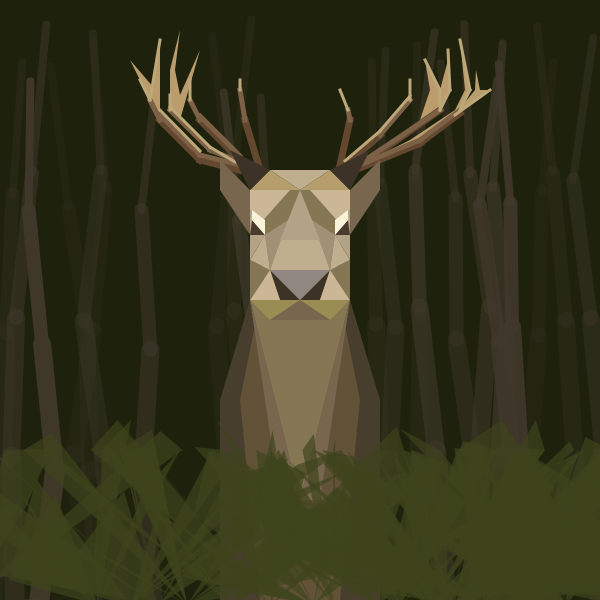
Frame 1 (no input)
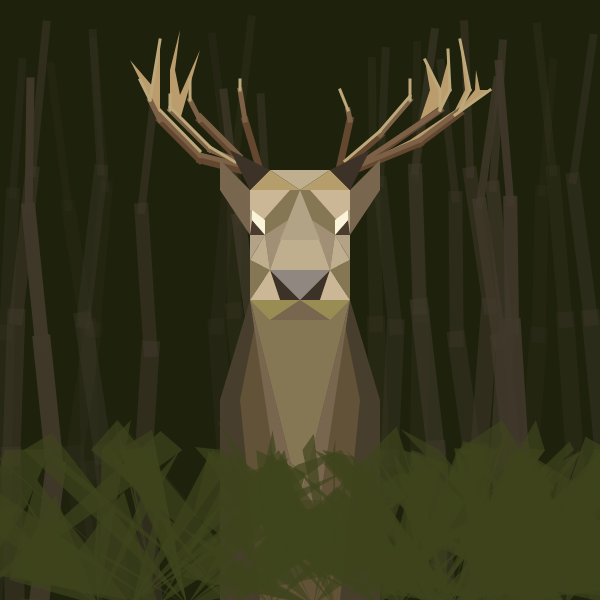
Frame 60 (no input)
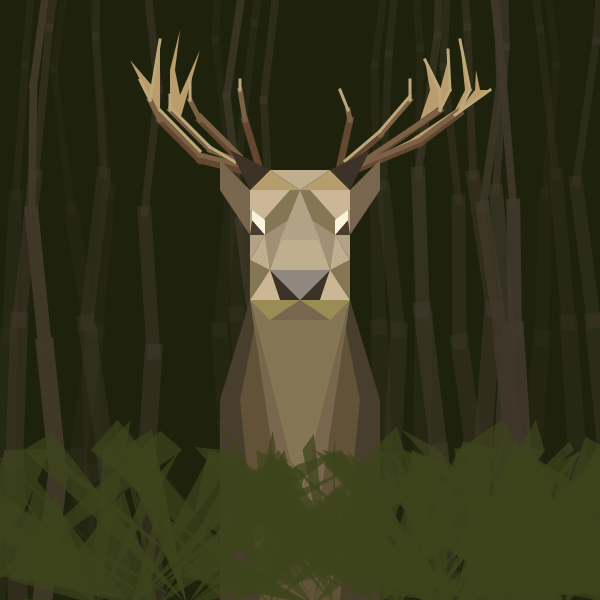
Frame 120 (the mouse pressed at the canvas centre since frame 60)

The p5.js sketch that drew these frames (run headless with seeded random() and noise() and a simulated clock; from frame 60 on, the mouse is pressed at the canvas centre):

// p5.js sketch
// ── sketch.js
var backColor;
var sideColor;
var treeBaseColor;
var middleColor;

function setup() {
  createCanvas(600,600);
  backColor = color(30,34,13);
  sideColor = color(44,49,20);
  treeBaseColor = color(106,81,65);
  forest = new Forest();
  forest.display();
  middleColor = backColor;
  background(backColor);
}

function draw() {
  background(middleColor);
  forest.drawTrees();
  drawDeer();
  forest.drawBushes();
}

function drawDeer(){
  noStroke();
  //body
  fill(72,62,45);
  beginShape();
  vertex(220,600);
  vertex(380,600);
  vertex(380,400);
  vertex(350,300);
  vertex(250,300);
  vertex(220,400);
  endShape();
  fill(98,83,56);
  beginShape();
  vertex(260,600);
  vertex(340,600);
  vertex(360,400);
  vertex(340,300);
  vertex(260,300);
  vertex(240,400);
  endShape();
  fill(187,157,109);
  beginShape();
  vertex(130,60);
  vertex(160,95);
  vertex(160,40);
  vertex(160,100);
  vertex(150,100);
  endShape();//1.1
  triangle(150,100,160,120,160,40);//1.2
  beginShape();
  vertex(180,120);
  vertex(170,110);
  vertex(170,60);
  vertex(170,70);
  vertex(180,30);
  vertex(175,70)
  vertex(180,95);
  vertex(200,50);
  endShape();//2
  beginShape();
  vertex(420,120);
  vertex(430,90);
  vertex(425,60);
  vertex(440,90);
  vertex(440,110);
  endShape();//7.1
  beginShape();
  vertex(440,110);
  vertex(440,90);
  vertex(448,60);
  vertex(450,90);
  vertex(440,110);
  endShape();//7.2
  beginShape();
  vertex(360,165);
  vertex(420,140);
  vertex(460,110);
  vertex(470,90);
  vertex(460,40);
  vertex(465,90);
  vertex(455,110);
  vertex(410,140);
  endShape();//8.1
  beginShape();
  vertex(455,115);
  vertex(475,90);
  vertex(476,70);
  vertex(480,90);
  vertex(490,90);
  endShape();//8.2
  //Cornamenta
  stroke(99,71,47);
  strokeCap(PROJECT);
  strokeWeight(7);
  line(240,170,200,160);//1.1
  line(200,160,160,120);//1.2
  line(240,160,200,120);//3
  line(260,170,245,120);//4
  line(340,165,350,120);//5
  line(345,165,380,135);//6
  line(350,173,440,110);//7
  line(360,168,420,143);//8.1
  line(420,143,460,113);//8.2
  stroke(124,97,71);
  strokeWeight(5);
  line(240,165,200,155);//1.1
  line(200,155,160,115);//1.2
  line(160,120,150,100);//1.3
  line(160,120,150,100);//1.4
  line(235,160,210,150);//2.1
  line(210,150,170,110);//2.2
  line(240,156,200,116);//3.1
  line(200,120,190,100);//3.2
  line(245,120,240,90);//4
  line(350,120,348,110);//5
  line(380,135,410,100);//6
  line(350,170,440,110);//7
  line(360,165,420,140);//8.1
  line(420,140,460,110);//8.2
  stroke(189,168,122);
  strokeWeight(3);
  line(150,100,140,80);//1.1
  line(150,100,160,40);//1.2
  line(200,151,160,110);//1.3
  line(235,162,210,147);//2.1
  line(210,147,170,107);//2.2
  line(170,110,170,95);//2.3
  line(190,100,190,80);//3
  line(240,90,240,80);//4
  line(348,110,340,90);//5
  line(345,161,380,131);//6.1
  line(380,131,410,96);//6.2
  line(410,100,410,80);//6.3
  line(440,110,440,90);//7.1.1
  line(440,90,425,60);//7.1.2
  line(440,110,450,90);//7.2.1
  line(450,90,448,50);//7.2.2
  line(460,110,470,90);//8.1.1
  line(470,90,460,40);//8.1.2
  line(455,115,490,90);//8.2
  noStroke();
  fill(133,118,84);// base cuerpo
  triangle(300,500,350,300,250,300);
  triangle(250,300,250,260,270,270);
  triangle(350,300,350,260,330,270);
  triangle(250,190,350,190,300,500)
  fill(120,102,79); // orejas y pecho
  triangle(280,500,300,500,250,300);
  triangle(320,500,300,500,350,300);
  triangle(250,235,220,190,250,190);
  triangle(220,160,220,190,250,190);
  triangle(350,235,380,190,350,190);
  triangle(380,160,350,190,380,190);
  fill(153,141,84);
  triangle(350,300,300,300,330,320);
  triangle(250,300,300,300,270,320);
  fill(181,158,108)// pre-cornamenta
  triangle(250,190,300,190,270,170);
  triangle(350,190,300,190,330,170);
  fill(120,102,79);
  triangle(300,300,270,320,330,320);
  fill(61,50,39); // nariz
  triangle(300,300,320,300,330,270);
  triangle(300,300,280,300,270,270);
  // base cornamenta
  triangle(250,190,270,170,230,150)
  triangle(350,190,330,170,370,150)
  fill(203,183,149);
  triangle(350,300,320,300,330,270);
  triangle(250,300,280,300,270,270);
  triangle(250,235,250,190,290,190);
  triangle(350,235,350,190,310,190);
  fill(144,135,128);
  triangle(300,300,330,270,270,270);
  fill(192,175,142);
  triangle(250,260,270,270,265,235);
  triangle(350,260,330,270,335,235);
  quad(270,270,280,240,320,240,330,270);
  triangle(300,190,270,170,330,170)
  fill(161,144,117);
  triangle(270,270,265,235,288,220);
  triangle(330,270,335,235,312,220);
  fill(178,163,135);
  triangle(320,240,280,240,300,190);
  triangle(250,235,250,210,252,210);
  triangle(350,235,350,210,348,210);
  triangle(250,235,265,235,250,260);
  triangle(350,235,335,235,350,260);
  fill(75,58,46); //ojos
  triangle(250,235,265,235,252,220);
  triangle(350,235,335,235,348,220);
  fill(249,243,217); //superior-ojos
  quad(265,235,252,220,252,210,265,220);
  quad(335,235,348,220,348,210,335,220);
}

function mouseMoved(){
  if (mouseX > pmouseX) {
    forest.move("right");
  } 
  if (mouseX < pmouseX) {
    forest.move("left");
  }
  if (mouseY < pmouseY) {
    forest.move("down");
  }
  if (mouseY > pmouseY) {
    forest.move("up");
  }/*
  if(mouseX <= width/2){
    //middleColor = calculateLerpColor(sideColor, backColor, map(mouseX, 0, width/2, 0, 1));
  }
  else{
    //middleColor = calculateLerpColor(backColor, sideColor, map(mouseX, width/2, width, 0, 1));
  }*/
}

function calculateLerpColor(from, to, range){
  return lerpColor(from, to, range);
}

/***** Clase Bosque: Contiene árboles y arbustos *******/

function Forest() {
  this.numOfTrees = 40;
  this.numOfBushes = 20;
  this.trees = new Array();
  this.bushes = new Array();
  
  this.display = function(){
    var i = 0;
    while( i < this.numOfTrees){
      this.trees.push(new Tree());
      i++;
    }
    var i = 0;
    while( i < this.numOfBushes){
      this.bushes.push(new Bush());
      i++;
    }
    this.trees.forEach(function(tree){
      tree.display();
      tree.drawSegments();
    });
    
    this.bushes.forEach(function(bush){
      bush.display();
      bush.drawTriangles();
    });
  }
  
  this.drawTrees = function(){
    this.trees.forEach(function(tree){
      tree.drawSegments();
    });
  }
  
  this.drawBushes = function(){
    this.bushes.forEach(function(bush){
      bush.drawTriangles();
    });
  }
  
  this.move = function(direction){
    this.trees.forEach(function(tree){
      tree.move(direction);
    });
    this.bushes.forEach(function(bush){
      bush.move(direction);
    });
  }
}

/***** Clase Arbusto *******/

function Bush() {
  this.baseX = random(-100, width + 100);
  this.baseY = height+5;
  this.randomAlpha = random(0,0.9);
  this.trianglesVertices = new Array();
  
  this.display = function(){
    for (i = 0; i < 7; i++){
      this.trianglesVertices.push(generateVertices([this.baseX,this.baseY]));
    }
  }
  
  generateVertices = function(position){
    var x2 = position[0] + random(-200,200);
    var y2 = constrain(position[1] + random(-200,0),420,height+10);
    var x3 = x2 + random(-50,50);
    var y3 = constrain(y2 + random(-100,0),450,height);
    return [position[0], position[1], x2, y2, x3, y3];
  }
  
  this.drawTriangles = function(){
    this.trianglesVertices.forEach(function(vertices){
      fill(62,68,29,this.randomAlpha);
      noStroke();
      triangle(vertices[0],vertices[1],vertices[2],vertices[3],vertices[4],vertices[5]);
    });
  }
  
  this.move = function(direction){
    if (direction == "up"){
      this.trianglesVertices.forEach(function(vertices){
        this.randomAlpha += 0.08;
        fill(62,68,29,this.randomAlpha);
        noStroke();
        triangle(vertices[0],vertices[1],vertices[2],vertices[3],vertices[4],vertices[5]);
      });
     }
     if (direction == "down"){
       this.trianglesVertices.forEach(function(vertices){
        this.randomAlpha -= 0.08;
        fill(62,68,29,this.randomAlpha);
        noStroke();
        triangle(vertices[0],vertices[1],vertices[2],vertices[3],vertices[4],vertices[5]);
      });
     }
  }
}


/***** Clase Árbol *******/

function Tree() {
  this.baseX = random(-300, width + 300);
  this.baseY = height;
  this.base = [this.baseX, this.baseY];
  randomAlpha = random(20,255);
  this.treeColor = color(64,57,43,randomAlpha);
  this.actualStrokeWidth = 20;
  this.vertices = new Array();
  this.vertices.push(this.base);
  /*
  Vertices es un arreglo con las intersecciones de cada rama del arbol.
  La posición 0 de cada vértice es el eje x, la posición 1 es el eje y.
  */
  
  this.display = function(){
    var position = this.base;
    for (i = 0; i < 5; i++){
      var newVertex = calculateVertex(position)
      this.vertices.push(newVertex);
      position = newVertex;
    }
  }
  
  this.drawSegments = function(){
    stroke(this.treeColor);
    var actualStrokeWidth = this.actualStrokeWidth;
    for(i = 0; i < this.vertices.length - 1; i++){
      actualStrokeWidth = actualStrokeWidth - i*2;
      strokeWeight(actualStrokeWidth);
      line(this.vertices[i][0], this.vertices[i][1], this.vertices[i+1][0], this.vertices[i+1][1]);
    }
  }
  
  this.move = function(direction){
     if (direction == "left"){
      for(i = 0; i < this.vertices.length; i++){
        this.vertices[i][0] -= 3;
      }
     }
     else if (direction == "right"){
      for(i = 0; i < this.vertices.length; i++){
        this.vertices[i][0] += 3;
      }
     }
     else if (direction == "up"){
      for(i = 0; i < this.vertices.length; i++){
        if(this.vertices[i][1] != this.vertices[0][1]){
          this.actualStrokeWidth -= 0.04;
          this.vertices[i][1] += 3;
        }
      }
     }
     else if (direction == "down"){
       for(i = 0; i < this.vertices.length; i++){
        if(this.vertices[i][1] != this.vertices[0][1]){
          this.vertices[i][1] -= 3;
          this.actualStrokeWidth += 0.04;
        }
      }
     }
  }
  
  function calculateVertex(position){
    newPosX = position[0] + random(-20,20);
    newPosY = position[1] - random(120, 150);
    return([newPosX, newPosY]);
  }
  
}
// ── ejemplo.html
<div id="secondChartContainer">
  <script src="http://d3js.org/d3.v3.min.js"></script>
  <script src="dist/dimple.v2.1.0.js"></script>
  <script type="text/javascript">
    var svg = dimple.newSvg("#chartContainer", 590, 400);
    var dsv = d3.dsv(";", "text/plain");
    dsv("data/movies.csv", function (data) {
      var myChart = new dimple.chart(svg, data);
      myChart.setBounds(20, 20, 460, 360)
      myChart.addMeasureAxis("p", "Worldwide Gross");
      var ring = myChart.addSeries("Film", dimple.plot.pie);
      ring.innerRadius = "50%";
      myChart.addLegend(500, 20, 90, 400, "left");
      myChart.draw();
    });
  </script>
</div>
// ── otroEjemplo.html

<div id="chartContainer">
  <script src="/lib/d3.v3.4.8.js"></script>
  <script src="http://dimplejs.org/dist/dimple.v2.1.2.min.js"></script>
  <script type="text/javascript">
    var svg = dimple.newSvg("#chartContainer", 590, 400);
      d3.tsv("/data/example_data.tsv", function (data) {
        
        // Filter the data for a single channel
        data = dimple.filterData(data, "Channel", "Hypermarkets");
        
        // Create the chart
        var myChart = new dimple.chart(svg, data);
        myChart.setBounds(60, 30, 470, 300)
        
        // Add an x and 2 y-axes.  When using multiple axes it's
        // important to assign them to variables to pass to the series
        var x = myChart.addCategoryAxis("x", "Brand");
        var y1 = myChart.addMeasureAxis("y", "Price");
        var y2 = myChart.addMeasureAxis("y", "Sales Value");

        // Order the x axis by sales value desc
        x.addOrderRule("Sales Value", true);

        // Color the sales bars to be highly transparent
        myChart.assignColor("Sales", "#222222", "#000000", 0.1);
        
        // Add the bars mapped to the second y axis
        myChart.addSeries("Sales", dimple.plot.bar, [x, y2]);
        
        // Add series for minimum, average and maximum price
        var min = myChart.addSeries("Min", dimple.plot.bubble, [x, y1]);
        min.aggregate = dimple.aggregateMethod.min;
        var avg = myChart.addSeries("Avg", dimple.plot.bubble, [x, y1]);
        avg.aggregate = dimple.aggregateMethod.avg;
        var max = myChart.addSeries("Max", dimple.plot.bubble, [x, y1]);
        max.aggregate = dimple.aggregateMethod.max;
        
        // Animate the chart for every date value, any dimension can be passed
        // here and dimple will animate over its values.
        myChart.setStoryboard("Date");
        
        myChart.draw();
      });
  </script>
</div>

// ── ringChart.html
<html>
<head>
  <link href="style.css" rel="stylesheet" />
</head>
<body>
  <div id="chartContainer2">
    <script src="http://d3js.org/d3.v3.min.js"></script>
    <script src="dist/dimple.v2.1.0.js"></script>
    <script type="text/javascript">
      var svg2 = dimple.newSvg("#chartContainer", 590, 400);
      d3.tsv("data/example_data.tsv", function (data2) {
        var myChart2 = new dimple.chart(svg2, data2);
        myChart2.setBounds(20, 20, 460, 360)
        myChart2.addMeasureAxis("p", "Unit Sales");
        var ring = myChart2.addSeries("Owner", dimple.plot.pie);
        ring.innerRadius = "50%";
        myChart2.addLegend(500, 20, 90, 300, "left");
        myChart2.draw();
      });
    </script>
  </div>
</body>
</html>
// ── style.css
.dimple-custom-tooltip-box {
      fill: green !important;
    }
